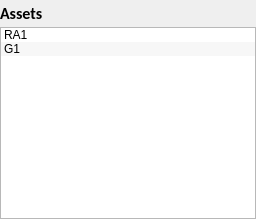
              <widget class="QWidget" name="page_basetypes_3">
               <layout class="QGridLayout" name="gridLayout_19">
                <property name="margin">
                 <number>0</number>
                </property>
                <property name="spacing">
                 <number>0</number>
                </property>
                <item row="0" column="0">
                 <widget class="QLabel" name="label_13">
                  <property name="font">
                   <font>
                    <family>Calibri</family>
                    <pointsize>12</pointsize>
                    <weight>75</weight>
                    <bold>true</bold>
                   </font>
                  </property>
                  <property name="text">
                   <string>Assets</string>
                  </property>
                 </widget>
                </item>
                <item row="0" column="1">
                 <widget class="QToolButton" name="toolButton_12">
                  <property name="text">
                   <string/>
                  </property>
                  <property name="icon">
                   <iconset resource="icons/icons_rsc.qrc">
                    <normaloff>:/tpd/add18.png</normaloff>:/tpd/add18.png</iconset>
                  </property>
                  <property name="iconSize">
                   <size>
                    <width>20</width>
                    <height>20</height>
                   </size>
                  </property>
                  <property name="autoRaise">
                   <bool>true</bool>
                  </property>
                 </widget>
                </item>
                <item row="0" column="2">
                 <widget class="QToolButton" name="toolButton_13">
                  <property name="text">
                   <string/>
                  </property>
                  <property name="icon">
                   <iconset resource="icons/icons_rsc.qrc">
                    <normaloff>:/tpd/minus.png</normaloff>:/tpd/minus.png</iconset>
                  </property>
                  <property name="iconSize">
                   <size>
                    <width>20</width>
                    <height>20</height>
                   </size>
                  </property>
                  <property name="autoRaise">
                   <bool>true</bool>
                  </property>
                 </widget>
                </item>
                <item row="1" column="0" colspan="3">
                 <widget class="QListWidget" name="listWidget_5">
                  <property name="alternatingRowColors">
                   <bool>true</bool>
                  </property>
                  <item>
                   <property name="text">
                    <string>RA1</string>
                   </property>
                  </item>
                  <item>
                   <property name="text">
                    <string>G1</string>
                   </property>
                  </item>
                 </widget>
                </item>
               </layout>
              </widget>
